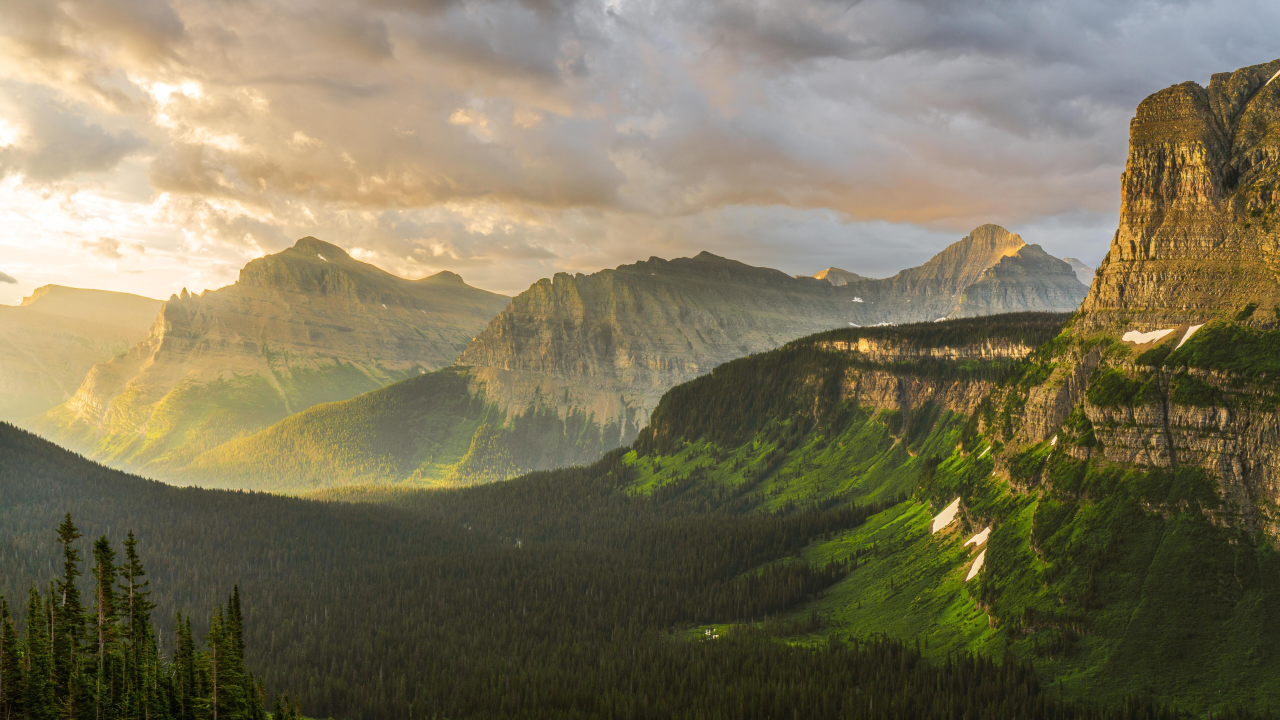
#> input picture pei.jpg, 7680 x 4320 px (shown at 1/6 size)
$ python 8.py
#> lines starting #> are read from the running program, lines starting #| are printed output that depends on the picture
from PIL import Image, ImageDraw, ImageFont

name = "pei.jpg"
with Image.open(name) as img:
#> img is the input picture: PIL image 7680x4320 RGB; mean R, G, B 124.6, 116.8, 90.8
    img.load()


width, height = img.size
#> width = 7680; height = 4320
print(img.size)
#| (7680, 4320)

img = img.crop((0, 0, width, height - 1250))
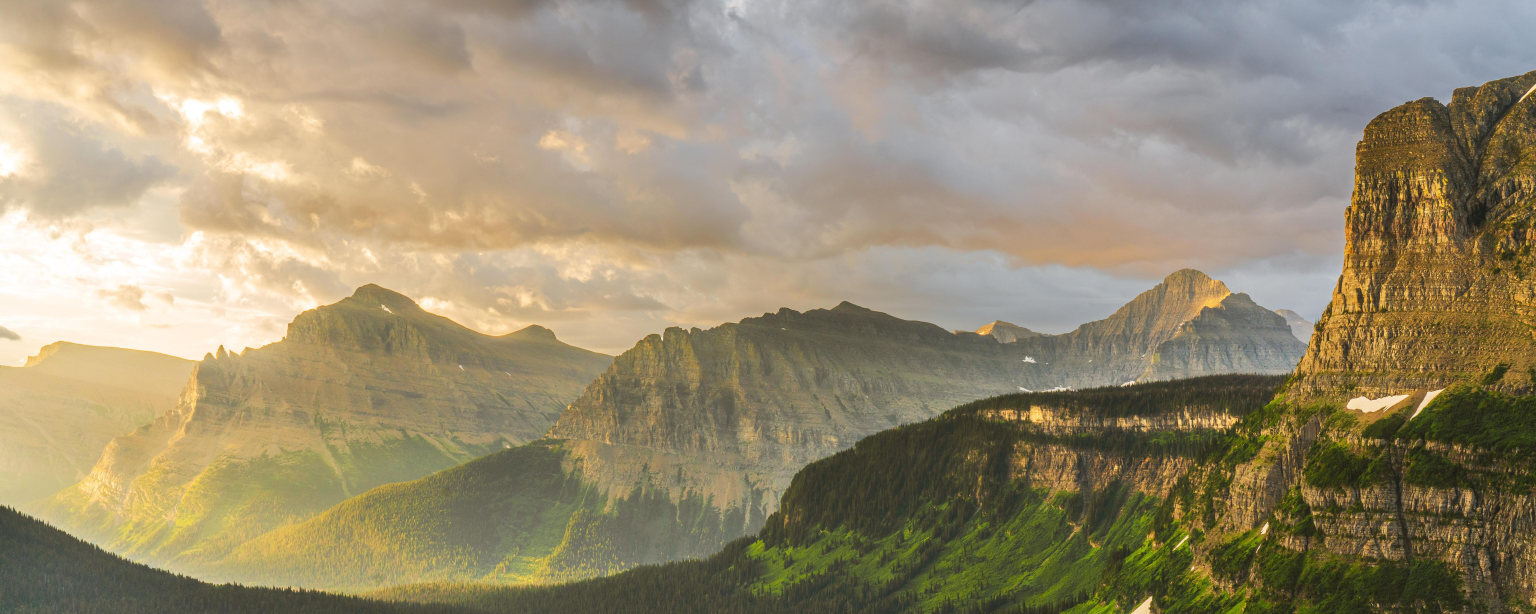
#> img: PIL image 7680x3070 RGB (shown at 1/5 size); mean R, G, B 153.6, 142, 115.1
img2 = img.save("peiobr.jpg")
img.crop=img.show()

a = {"1": "city.jpg", "2": "peiz.jpg", "3": "run.jpg" }


#> (the run stopped early here; a loop or call above may not have finished)
